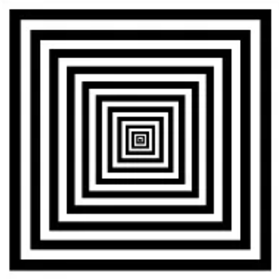
#> input picture class3/test1.png, 279 x 279 px
$ python session2.py
#> lines starting #> are read from the running program, lines starting #| are printed output that depends on the picture
# -*- coding: utf-8 -*-
# @Time    : 2023/12/10 16:41
# @Author  : Mean
# @File    : session2.py
# @Description:
import cv2
import numpy as np
import matplotlib.pyplot as plt

img1 = cv2.imread('test1.png', cv2.IMREAD_GRAYSCALE)
#> img1 is the input picture: shape (279, 279); min 0, max 255, mean 130.2
img2 = cv2.imread('test2.png', cv2.IMREAD_GRAYSCALE)
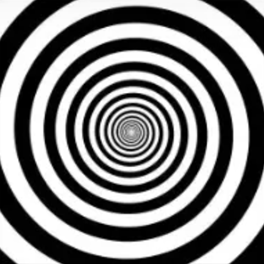
#> input picture class3/test2.png, 264 x 264 px
#> img2: shape (264, 264); min 0, max 255, mean 128.9

# 二维离散傅里叶变换
dft1 = np.fft.fft2(img1)
dft2 = np.fft.fft2(img2)

# 计算幅度谱和相位谱
magnitude_spectrum1 = np.log(1 + np.abs(dft1))
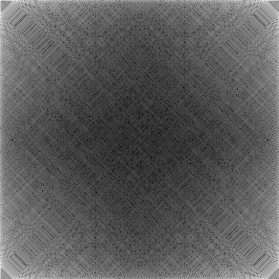
#> magnitude_spectrum1: shape (279, 279) float64; min 0.268, max 16.13, mean 6.04; drawn with min black and max white
phase_spectrum1 = np.angle(dft1)
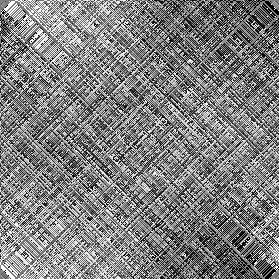
#> phase_spectrum1: shape (279, 279) float64; min -3.14, max 3.14, mean -2.13e-16; drawn with min black and max white
magnitude_spectrum2 = np.log(1 + np.abs(dft2))
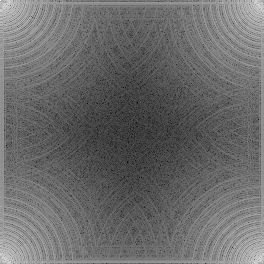
#> magnitude_spectrum2: shape (264, 264) float64; min 0.543, max 16.01, mean 7.03; drawn with min black and max white
phase_spectrum2 = np.angle(dft2)
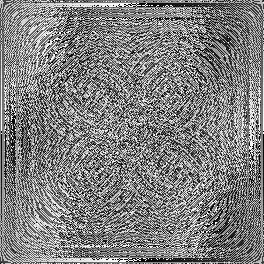
#> phase_spectrum2: shape (264, 264) float64; min -3.14, max 3.14, mean -8.97e-17; drawn with min black and max white

# 显示结果
plt.subplot(221), plt.imshow(img1, cmap='gray')
plt.title('Img1'), plt.xticks([]), plt.yticks([])
plt.subplot(222), plt.imshow(magnitude_spectrum1, cmap='gray')
plt.title('Magnitude Spectrum 1'), plt.xticks([]), plt.yticks([])
plt.subplot(223), plt.imshow(img2, cmap='gray')
plt.title('Img2'), plt.xticks([]), plt.yticks([])
plt.subplot(224), plt.imshow(magnitude_spectrum2, cmap='gray')
plt.title('Magnitude Spectrum 2'), plt.xticks([]), plt.yticks([])
plt.show()
